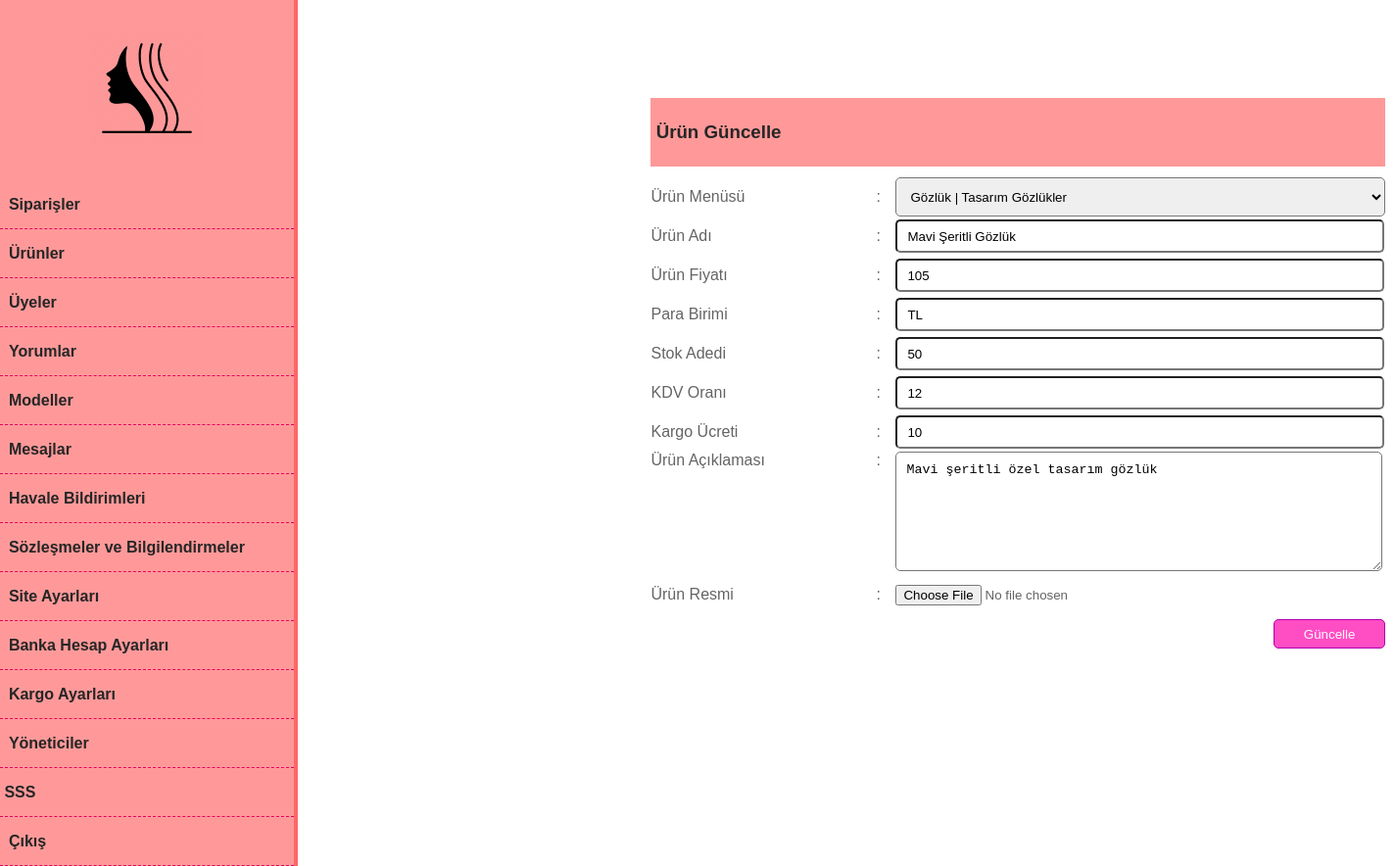
Screenshot of /admin/index.php?skd=0&ski=88&ID=72 (signed in) with the database file from the repository.
### tables this page shows
CREATE TABLE `urunler` (
  `id` int(10) UNSIGNED NOT NULL,
  `MenuId` int(10) UNSIGNED NOT NULL,
  `UrunTuru` varchar(100) NOT NULL,
  `UrunAdi` varchar(255) NOT NULL,
  `UrunFiyati` double UNSIGNED NOT NULL,
  `ParaBirimi` char(3) NOT NULL,
  `KdvOrani` int(2) UNSIGNED NOT NULL,
  `UrunAciklamasi` text NOT NULL,
  `KargoUcreti` double UNSIGNED NOT NULL,
  `UrunResmi` varchar(30) NOT NULL,
  `Durumu` tinyint(1) UNSIGNED NOT NULL,
  `StokSayisi` int(10) NOT NULL,
  `ToplamSatisSayisi` int(10) UNSIGNED NOT NULL,
  `YorumSayisi` int(10) UNSIGNED NOT NULL,
  `ToplamYorumPuani` int(10) UNSIGNED NOT NULL,
  `GoruntulenmeSayisi` int(10) UNSIGNED NOT NULL
);

CREATE TABLE `menuler` (
  `id` int(10) UNSIGNED NOT NULL,
  `UrunTuru` varchar(50) NOT NULL,
  `MenuAdi` varchar(30) NOT NULL,
  `UrunSayisi` int(10) NOT NULL
);

### ayarlar/fonksiyonlar.php (called while the page is built, shortened)
<?php
function geriDondur($dondur){
	$geri_dondur			=	htmlspecialchars_decode($dondur, ENT_QUOTES);
	return $geri_dondur;
}
function filtrele($filtre){
	$delete_S = trim($filtre);
	$clear_T = strip_tags($delete_S);
	$ineffect = htmlspecialchars($clear_T, ENT_QUOTES);
	return $ineffect;
}
?>

### admin/UrunlerGuncelle.php (the view, shortened to what this page needs)
<?php
if(isset($_SESSION["Yonetici"])){
	if(isset($_GET["ID"])){
		$GelenID			=	filtrele($_GET["ID"]);
	}else{
		$GelenID			=	"";
	}
	$UrunlerSorgusu	=	$db_baglantisi->prepare("SELECT * FROM urunler WHERE id = ? LIMIT 1");
	$UrunlerSorgusu->execute([$GelenID]);
	$UrunSayisi		=	$UrunlerSorgusu->rowCount();
	$UrunBilgisi	=	$UrunlerSorgusu->fetch(PDO::FETCH_ASSOC);
	if($UrunSayisi>0){
?>
<form action="index.php?skd=0&ski=89&ID=<?php echo geriDondur($GelenID); ?>" method="post" enctype="multipart/form-data">
  <table width="750" align="right" valign="top" border="0" cellpadding="0" cellspacing="0" style="margin-left: 360px;">
    <tr height="100">
      <td style="font-size: 10px;">&nbsp;</td>
    </tr>
		<tr height="70">
			<td width="560" bgcolor="#ff9999" style="color: #262626;" align="left"><h3>&nbsp;Ürün Güncelle</h3></td>
		</tr>
		<tr height="10">
			<td style="font-size: 10px;">&nbsp;</td>
		</tr>
		<tr>
			<td><table width="750" align="right" border="0" cellpadding="0" cellspacing="0">
				<tr height="40">
					<td width="230">Ürün Menüsü</td>
					<td width="20">:</td>
					<td width="500"><select name="UrunMenusu" class="selects">
						<?php
						$MenulerSorgusu			=	$db_baglantisi->prepare("SELECT * FROM menuler WHERE UrunTuru = ? ORDER BY UrunTuru ASC, MenuAdi ASC");
						$MenulerSorgusu->execute([geriDondur($UrunBilgisi["UrunTuru"])]);
						$MenuKayitlari		=	$MenulerSorgusu->fetchAll(PDO::FETCH_ASSOC);
						foreach($MenuKayitlari as $MenuKaydi){
						?>
							<option value="<?php echo geriDondur($MenuKaydi["id"]); ?>" <?php if(geriDondur($UrunBilgisi["MenuId"]) == geriDondur($MenuKaydi["id"])){ ?>selected="selected"<?php } ?>><?php echo  geriDondur($MenuKaydi["UrunTuru"]); ?> | <?php echo  geriDondur($MenuKaydi["MenuAdi"]); ?></option>
						<?php
						}
						?>
					</select></td>
				</tr>
				<tr height="40">
					<td width="230">Ürün Adı</td>
					<td width="20">:</td>
					<td width="500"><input type="text" name="UrunAdi" class="inputs" value="<?php echo  geriDondur($UrunBilgisi["UrunAdi"]); ?>"></td>
				</tr>
				<tr height="40">
					<td width="230">Ürün Fiyatı</td>
					<td width="20">:</td>
					<td width="500"><input type="text" name="UrunFiyati" class="inputs" value="<?php echo  geriDondur($UrunBilgisi["UrunFiyati"]); ?>"></td>
				</tr>
				<tr height="40">
					<td width="230">Para Birimi</td>
					<td width="20">:</td>
					<td width="500"><input type="text" name="ParaBirimi" class="inputs" value="<?php echo  geriDondur($UrunBilgisi["ParaBirimi"]); ?>"></td>
				</tr>
        <tr height="40">
					<td width="230">Stok Adedi</td>
					<td width="20">:</td>
					<td width="500"><input type="text" name="StokAdedi" class="inputs" value="<?php echo  geriDondur($UrunBilgisi["StokSayisi"]); ?>"></td>
				</tr>
				<tr height="40">
					<td width="230">KDV Oranı</td>
					<td width="20">:</td>
					<td width="500"><input type="text" name="KdvOrani" class="inputs" value="<?php echo  geriDondur($UrunBilgisi["KdvOrani"]); ?>"></td>
				</tr>
				<tr height="40">
					<td width="230">Kargo Ücreti</td>
					<td width="20">:</td>
					<td width="500"><input type="text" name="KargoUcreti" class="inputs" value="<?php echo  geriDondur($UrunBilgisi["KargoUcreti"]); ?>"></td>
				</tr>
				<tr>
					<td width="230" valign="top">Ürün Açıklaması</td>
					<td width="20" valign="top">:</td>
					<td width="500"><textarea name="UrunAciklamasi" class="textAreas"><?php echo  geriDondur($UrunBilgisi["UrunAciklamasi"]); ?></textarea></td>
				</tr>
				<tr height="40">
					<td>Ürün Resmi</td>
					<td>:</td>
					<td><input type="file" name="Resim"></td>
				</tr>
				<tr height="40">
					<td>&nbsp;</td>
					<td>&nbsp;</td>
					<td align="right"><input type="submit" value="Güncelle" class="buttons"></td>
				</tr>
			</table></td>
		</tr>
	</table>
</form>
<?php
	}else{
		header("Location:index.php?skd=0&ski=91");
		exit();
	}
}else{
	header("Location:index.php?skd=1");
	exit();
}
?>

### ayarlar/Ystyle.css (style rules this page uses)
html, body { height: 100%; width: 100%; margin: 0; padding: 0; border: 0; outline: 0; background: white; color: #646464; font-family: Arial, Helvetica, "Open Sans", "Helvetica Neue", "sans-serif"; font-size: 16px; line-height: 1,5; font-style: normal; font-variant: normal; font-weight: normal; text-decoration: none; }
.inputs { width: 95%; height: 30px; padding: 0px 10px; border-radius: 5px; }
.selects { width: 100%; height: 40px; padding: 0px 10px; border-radius: 5px; }
.buttons { height: 30px; border: 1px solid #b300b3; background: #ff4dc4; padding: 5px 30px; color: white; border-radius: 5px; }
.textAreas { width: 95%; height: 100px; padding: 10px 10px; border-radius: 5px; }

### rows the page displays
urunler: UrunMenusu "Gözlük | Tasarım Gözlükler", UrunAdi "Mavi Şeritli Gözlük", UrunFiyati "105", ParaBirimi "TL", StokAdedi "50", KdvOrani "12", KargoUcreti "10", UrunAciklamasi "Mavi şeritli özel tasarım gözlük"
